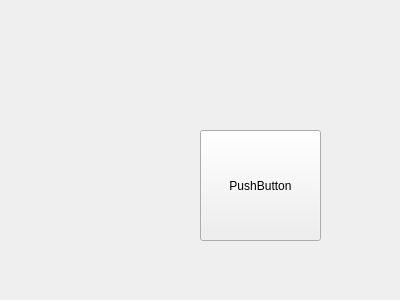
<?xml version="1.0" encoding="UTF-8"?>
<ui version="4.0">
 <class>Form</class>
 <widget class="QWidget" name="Form">
  <property name="geometry">
   <rect>
    <x>0</x>
    <y>0</y>
    <width>400</width>
    <height>300</height>
   </rect>
  </property>
  <property name="windowTitle">
   <string>Form</string>
  </property>
  <widget class="QPushButton" name="pushButton">
   <property name="geometry">
    <rect>
     <x>200</x>
     <y>130</y>
     <width>121</width>
     <height>111</height>
    </rect>
   </property>
   <property name="text">
    <string>PushButton</string>
   </property>
  </widget>
 </widget>
 <resources/>
 <connections/>
</ui>
